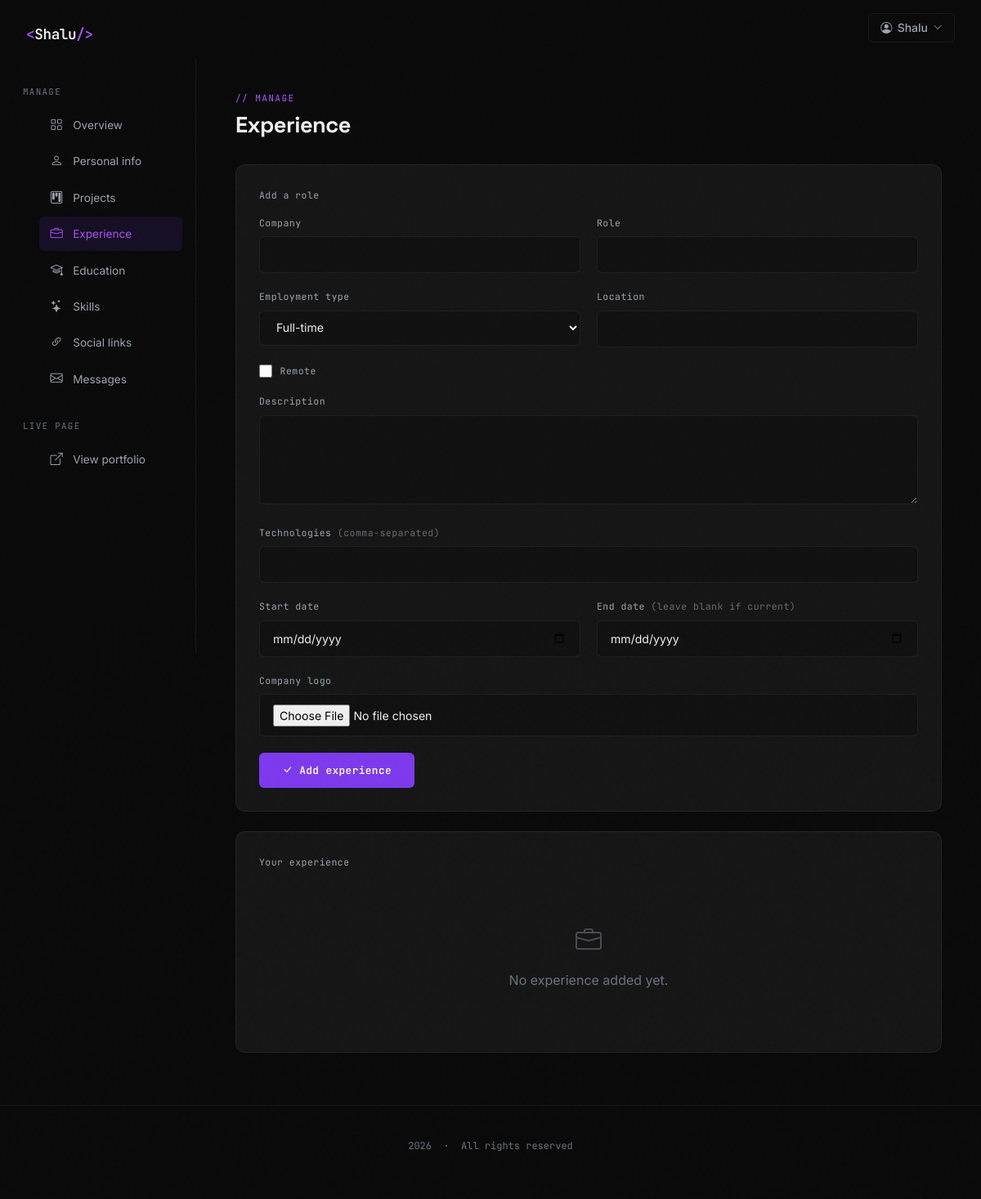
Page /dashboard/experience/ (signed in) on the earlier database version.
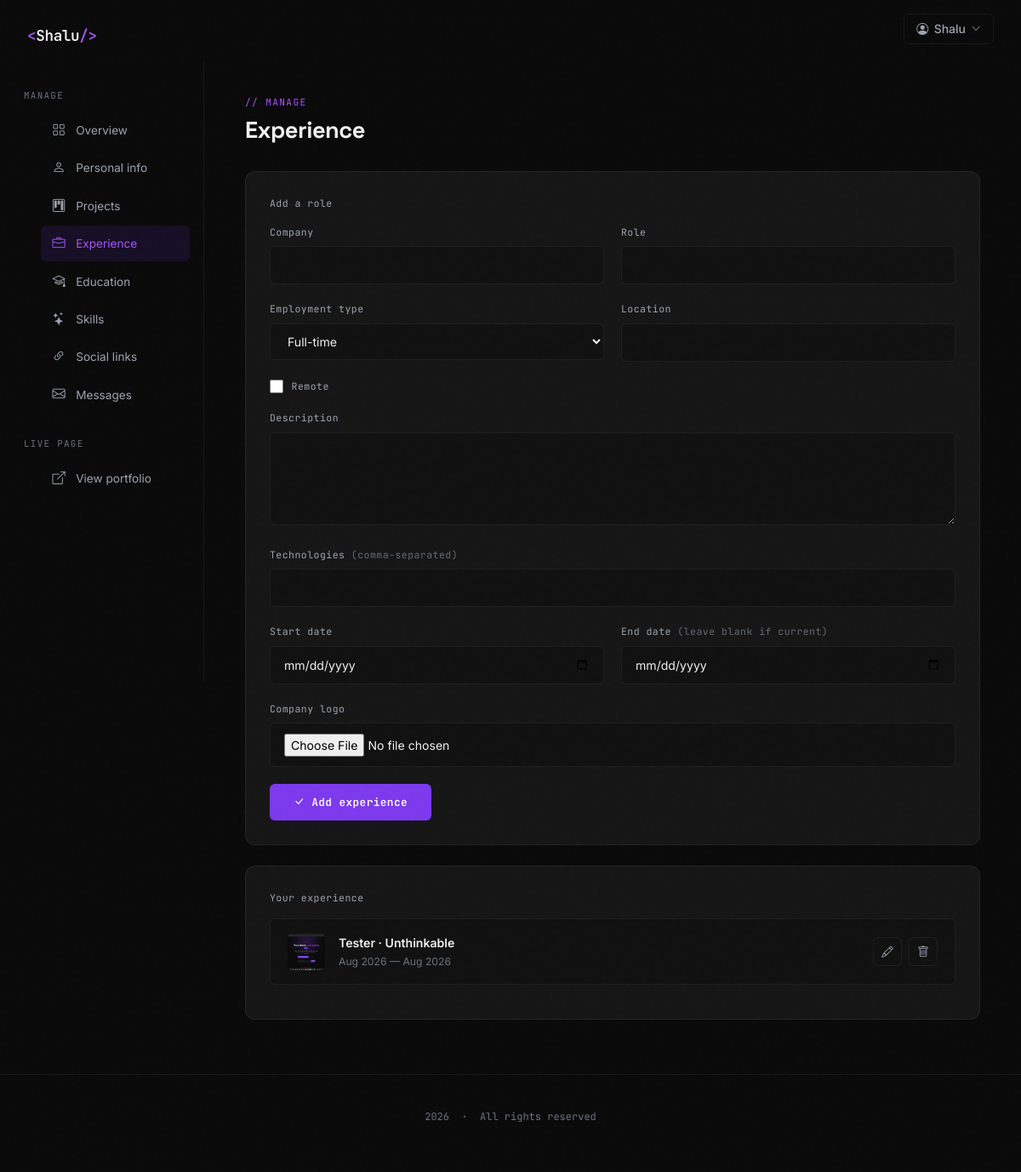
Same page on the later database version.
### portfolio/models.py (models this page shows, shortened)
class Experience(models.Model):
    EMPLOYMENT_TYPE = [
        ('full_time','Full-time'),('part_time','Part-time'),
        ('contract','Contract'),('freelance','Freelance'),
        ('internship','Internship'),('volunteer','Volunteer'),
    ]
    user            = models.ForeignKey(User, on_delete=models.CASCADE, related_name='experiences')
    company         = models.CharField(max_length=120)
    company_logo    = models.ImageField(upload_to='portfolio/experience/', blank=True, null=True)
    company_url     = models.URLField(blank=True)
    role            = models.CharField(max_length=100)
    employment_type = models.CharField(max_length=20, choices=EMPLOYMENT_TYPE, default='full_time')
    location        = models.CharField(max_length=100, blank=True)
    is_remote       = models.BooleanField(default=False)
    description     = models.TextField(blank=True)
    technologies    = models.CharField(max_length=500, blank=True)
    start_date      = models.DateField()
    end_date        = models.DateField(blank=True, null=True)
    order           = models.PositiveSmallIntegerField(default=0)

### portfolio/views.py (the view)
# urls.py: path('dashboard/experience/',         views.manage_experience,   name='manage_experience'),
@login_required
def manage_experience(request):
    experiences = Experience.objects.filter(user=request.user).order_by('order', '-start_date')
    edit_id = request.GET.get('edit')
    instance = get_object_or_404(Experience, pk=edit_id, user=request.user) if edit_id else None
    if request.method == 'POST':
        instance = get_object_or_404(Experience, pk=request.POST.get('pk'), user=request.user) if request.POST.get('pk') else None
        form = ExperienceForm(request.POST, request.FILES, instance=instance)
        if form.is_valid():
            exp = form.save(commit=False)
            exp.user = request.user
            exp.save()
            messages.success(request, 'Experience saved.')
            return redirect('manage_experience')
    else:
        form = ExperienceForm(instance=instance)
    return render(request, 'dashboard/experience.html', {
        'experiences': experiences, 'form': form, 'editing': instance, 'active_nav': 'experience',
    })

### portfolio/forms.py
class ExperienceForm(forms.ModelForm):
    class Meta:
        model   = Experience
        exclude = ['user']
        widgets = {
            'description': forms.Textarea(attrs={'rows': 4}),
            'start_date':  forms.DateInput(attrs={'type': 'date'}),
            'end_date':    forms.DateInput(attrs={'type': 'date'}),
        }

### templates/dashboard/experience.html (shortened to what the changed rows need)
{% extends "dashboard/base.html" %}
{% block dash_content %}
<div class="dash-header">
  <h1 class="dash-title">Experience</h1>
</div>
<div class="dash-card">
  <div class="dash-label" style="margin-bottom:1rem;">Your experience</div>
  {% if experiences %}
    {% for e in experiences %}
    <div class="dash-list-item">
      <div class="dash-list-main">
        {% if e.company_logo %}<img src="{{ e.company_logo.url }}" class="dash-list-thumb" alt="">{% else %}<div class="dash-list-thumb-placeholder"><i class="bi bi-briefcase"></i></div>{% endif %}
        <div style="min-width:0;">
          <div class="dash-list-title">{{ e.role }} · {{ e.company }}</div>
          <div class="dash-list-sub">{{ e.start_date|date:"M Y" }} — {% if e.end_date %}{{ e.end_date|date:"M Y" }}{% else %}Present{% endif %}</div>
        </div>
      </div>
      <div class="dash-list-actions">
        <a href="{% url 'manage_experience' %}?edit={{ e.pk }}" class="dash-icon-btn" title="Edit"><i class="bi bi-pencil"></i></a>
        <form method="POST" action="{% url 'delete_experience' e.pk %}" onsubmit="return confirm('Delete this entry?');" style="display:inline;">
          <button type="submit" class="dash-icon-btn danger" title="Delete"><i class="bi bi-trash"></i></button>
        </form>
      </div>
    </div>
    {% endfor %}
  {% else %}
    <div class="dash-empty"><i class="bi bi-briefcase"></i>No experience added yet.</div>
  {% endif %}
</div>
{% endblock %}

Differences in the rows shown:
added Experience: company_logo (picture), role "Tester", company "Unthinkable", start_date "Aug 2026", end_date "Aug 2026"
Other differences:
text no longer shown: "No experience added yet."
